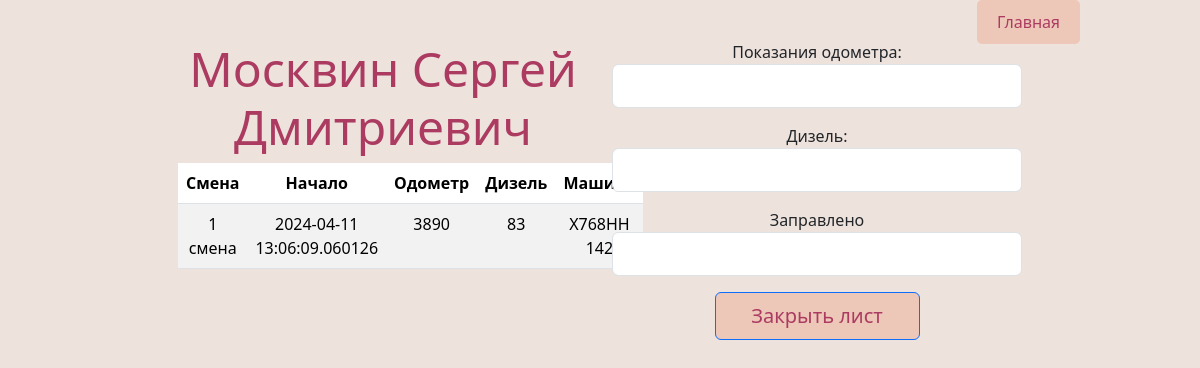
Before: /close/1 with the older database file.
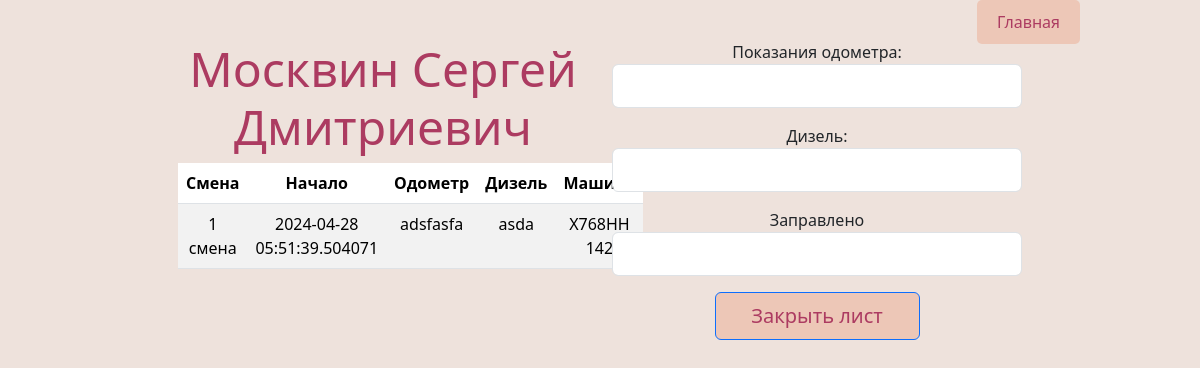
After: the same page with the newer database file.
### models.py (models this page shows, shortened)
class Shifts(db.Model):
    __tablename__ = "Shifts"
    id = db.Column(db.Integer, primary_key=True, autoincrement=True)
    type = db.Column(db.String(300), nullable=False)
    date_started = db.Column(db.DateTime, default=datetime.utcnow)
    date_ended = db.Column(db.DateTime,  nullable=True, default=None)
    odometer_start = db.Column(db.Integer, nullable=False)
    diesel_start = db.Column(db.Integer, nullable=False)
    odometer_end = db.Column(db.Integer, nullable=True, default=None)
    diesel_end = db.Column(db.Integer, nullable=True, default=None)
    refill = db.Column(db.Integer, nullable=True, default=None)
    employer_id = db.Column(db.Integer, db.ForeignKey('Workers.id'))
    vehicle_id = db.Column(db.Integer, db.ForeignKey('Vehicles.id'))

### routes.py (the view)
@app.route('/close/<int:id>', methods=['POST', 'GET'])
def close_shift(id):
    shift = Shifts.query.get(id)
    worker = Workers.query.get(shift.employer_id)
    car = Vehicles.query.get(shift.vehicle_id)
    if request.method == "POST":
        try:
            int(request.form['odometer'])
            int(request.form['fuel'])
            int(request.form['refill'])
            shift.odometer_end = request.form['odometer']
            shift.diesel_end = request.form['fuel']
            shift.refill = request.form['refill']
            shift.date_ended = datetime.now()
            db.session.commit()
        except Exception as e:
            print("Ошибка:", str(e))
        return render_template('error.html', Text="Некорректные данные")
    else:
        return render_template('close_shift.html', shift=shift, worker=worker, car=car)

### templates/close_shift.html (shortened to what this page needs)
{% extends 'base.html' %}
{% block body %}
<div class="container h-50">
    <div class="row py-4">
        <div class="col-md-6">
            <h1 class="display-5">{{ worker.last_name }} {{ worker.first_name }} {{ worker.surname }}</h1>
            <div class="mb-3">
                <table class="table table-striped">
                    <thead>
                        <tr>
                            <th>Смена</th>
                            <th>Начало</th>
                            <th>Одометр</th>
                            <th>Дизель</th>
                            <th>Машина</th>
                        </tr>
                    </thead>
                    <tbody>
                        <tr>
                            <td>{{ shift.type }}</td>
                            <td>{{ shift.date_started }}</td>
                            <td>{{ shift.odometer_start }}</td>
                            <td>{{ shift.diesel_start }}</td>
                            <td>{{ car.plate }}</td>
                        </tr>
                    </tbody>
                </table>
            </div>
        </div>
        <div class="col-md-6">
            <div class="mb-3">
                <form method="POST" action="/close/{{ shift.id }}" id="closeForm">
                    <div class="mb-3">
                        <label for="odometer">Показания одометра:</label>
                        <input type="text" class="form-control InputPole" id="odometer" name="odometer">
                    </div>
                    <div class="mb-3">
                        <label for="fuel">Дизель:</label>
                        <input type="text" class="form-control InputPole" id="fuel" name="fuel">
                    </div>
                    <div class="mb-3">
                        <label for="refill">Заправлено</label>
                        <input type="text" class="form-control InputPole" id="refill" name="refill">
                    </div>
                    <div class="mb-3">
                        <input class="btn btn-primary w-50 py-2" type="submit" value="Закрыть лист">
                    </div>
                </form>
            </div>
        </div>
    </div>
</div>
{% endblock %}

Changed rows visible on the page:
changed Shifts "1 смена": date_started "2024-04-11 13:06:09.060126" → "2024-04-28 05:51:39.504071"; odometer_start "3890" → "adsfasfa"; diesel_start "83" → "asda"
